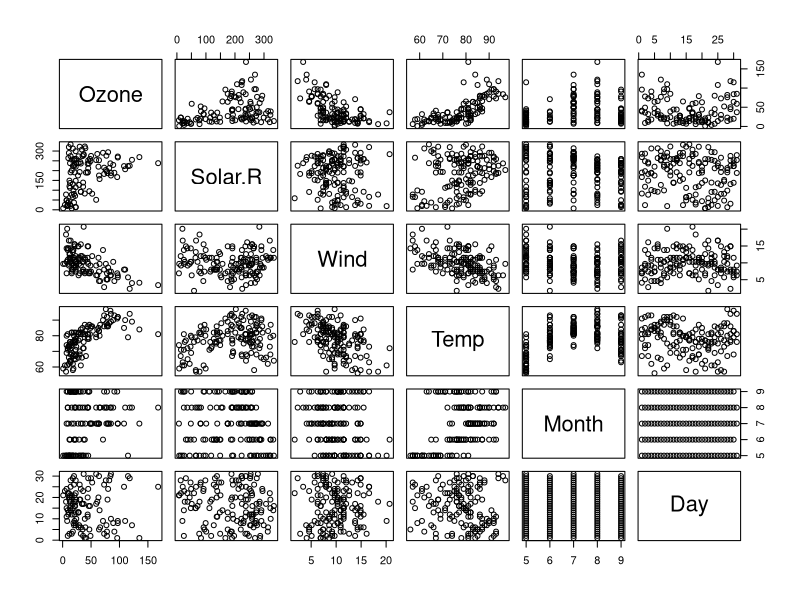
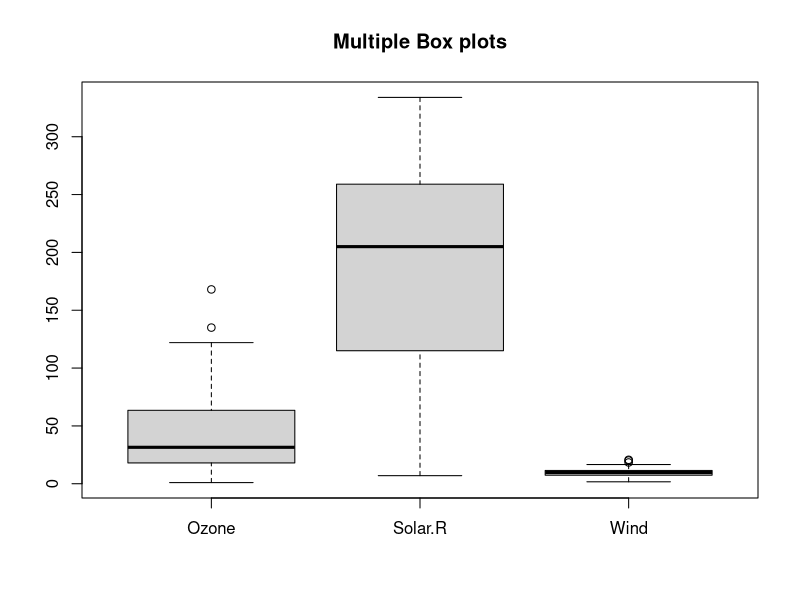
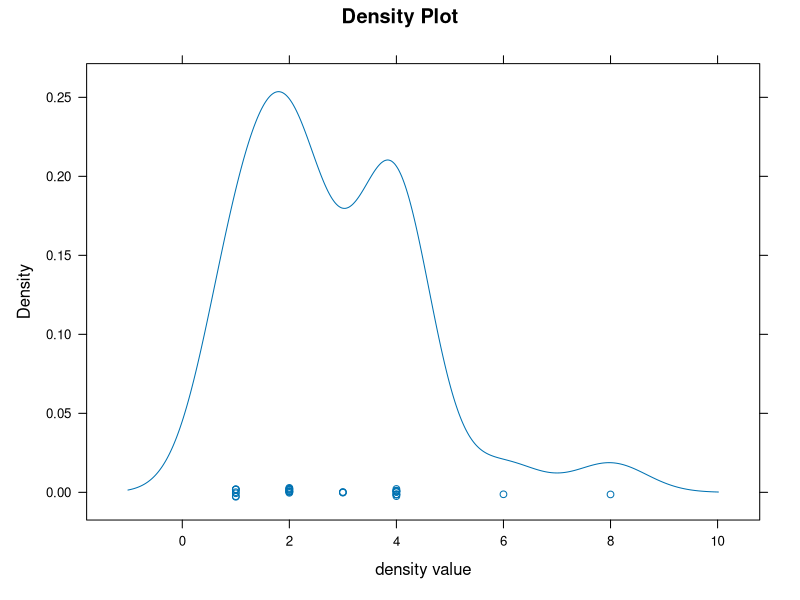
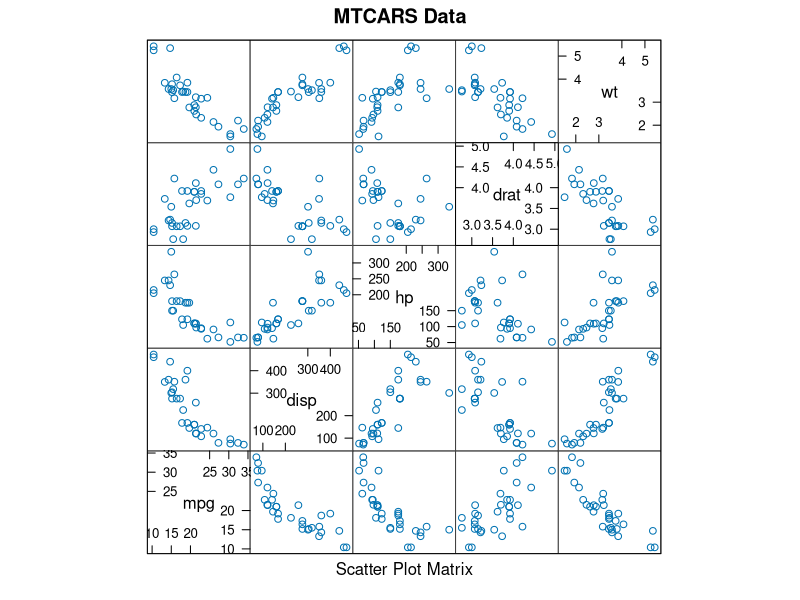

These figures' R source, in order:
library(dslabs)
data(murders)
region <- murders$region
region
value <- murders$total
value
region <- reorder(region, value, FUN = sum)
region
levels(region)



record <- list(name = "John Doe",
               student_id = 1234,
               grades = c(95, 82, 91, 97, 93),
               final_grade = "A")
record
class(record) #datatype
record$student_id
record[["student_id"]]
record2 <- list("John Doe", 1234)
record2
record2[[1]]



mat <- matrix(1:12, 4, 3)
mat
mat[2, 3]
mat[2, ]
mat[, 3]
mat[, 2:3]
mat[1:2, 2:3]
mat1 <- matrix(1:24, 4, 3)
mat1

as.data.frame(mat)

codes <- c(380, 124, 818)
codes
library(tidyverse)
view(codes)
country <- c("italy", "canada", "egypt")
view(country)
country1 <- c('italy', 'canada', 'egypt')
country1
misc <- c('italy', 'canada', 'egypt', 500)
view(misc)


codes <- c(italy = 380, canada = 124, egypt = 818)
view(codes)
class(codes)
names(codes)


seq(1, 10)
seq(1, 10, 2)
1:10
class(1:10)
class(seq(1, 10, 0.5))

codes[2]
codes[c(1,3)]
codes[1:2]
codes[c("egypt","italy")]


x <- c(1, "canada", 3)
x
class(x)


x <- 1:5
y <- as.character(x)
y
class (y)
as.numeric(y)


x <- c("1", "b", "3")
class(x)
as.numeric(x)
h <- c("1", "3")
class(h)
as.numeric(h)


library(dslabs)
data(murders)
view(murders)
sort(murders$total)


?airquality
data(airquality)
view(airquality)
summary(airquality)
par(mfrow=c(1,1))
plot(airquality)


boxplot(airquality[,1:3], main='Multiple Box plots')

install.packages("lattice")
library(lattice)


attach(mtcars)
view(mtcars)
head(mtcars)
mtcars_data <- mtcars

densityplot(carb, main="Density Plot",  xlab="density value")
splom(mtcars[c(1,3,4,5,6)], main="MTCARS Data")
